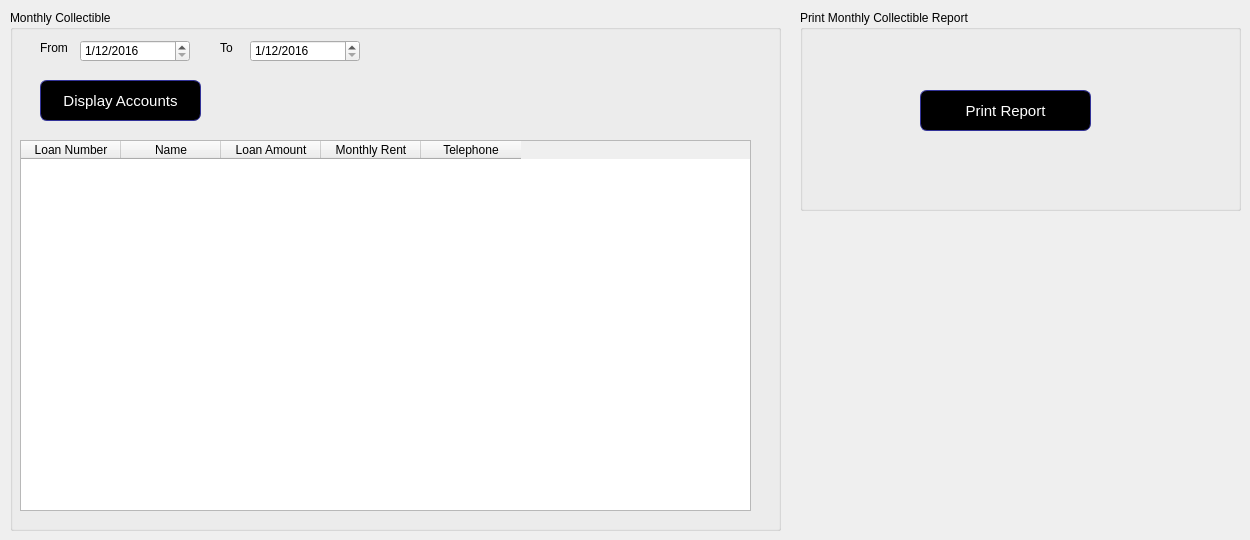
      <widget class="QWidget" name="tab_28">
       <attribute name="title">
        <string>Monthly Collectible</string>
       </attribute>
       <widget class="QGroupBox" name="groupBox_32">
        <property name="geometry">
         <rect>
          <x>800</x>
          <y>10</y>
          <width>441</width>
          <height>201</height>
         </rect>
        </property>
        <property name="title">
         <string>Print Monthly Collectible Report</string>
        </property>
        <widget class="QPushButton" name="pushButton_29">
         <property name="geometry">
          <rect>
           <x>120</x>
           <y>80</y>
           <width>171</width>
           <height>41</height>
          </rect>
         </property>
         <property name="styleSheet">
          <string notr="true">QPushButton:hover {
color: black;
background-color: grey;
border-width: 1px;
border-color: #339;
border-style: solid;
border-radius: 7;
padding: 3px;
font-size: 15px;
padding-left: 5px;
padding-right: 5px;
}
QPushButton {
color: white;
background-color: QLinearGradient( );
border-width: 1px;
border-color: #339;
border-style: solid;
border-radius: 7;
padding: 3px;
font-size: 15px;
padding-left: 5px;
padding-right: 5px;

}</string>
         </property>
         <property name="text">
          <string>Print Report</string>
         </property>
        </widget>
       </widget>
       <widget class="QGroupBox" name="groupBox_33">
        <property name="geometry">
         <rect>
          <x>10</x>
          <y>10</y>
          <width>771</width>
          <height>521</height>
         </rect>
        </property>
        <property name="title">
         <string>Monthly Collectible</string>
        </property>
        <widget class="QLabel" name="label_92">
         <property name="geometry">
          <rect>
           <x>30</x>
           <y>30</y>
           <width>41</width>
           <height>16</height>
          </rect>
         </property>
         <property name="text">
          <string>From</string>
         </property>
        </widget>
        <widget class="QPushButton" name="pushButton_30">
         <property name="geometry">
          <rect>
           <x>30</x>
           <y>70</y>
           <width>161</width>
           <height>41</height>
          </rect>
         </property>
         <property name="styleSheet">
          <string notr="true">QPushButton:hover {
color: black;
background-color: grey;
border-width: 1px;
border-color: #339;
border-style: solid;
border-radius: 7;
padding: 3px;
font-size: 15px;
padding-left: 5px;
padding-right: 5px;
}
QPushButton {
color: white;
background-color: QLinearGradient( );
border-width: 1px;
border-color: #339;
border-style: solid;
border-radius: 7;
padding: 3px;
font-size: 15px;
padding-left: 5px;
padding-right: 5px;

}</string>
         </property>
         <property name="text">
          <string>Display Accounts</string>
         </property>
        </widget>
        <widget class="QTableWidget" name="tableWidget_12">
         <property name="geometry">
          <rect>
           <x>10</x>
           <y>130</y>
           <width>731</width>
           <height>371</height>
          </rect>
         </property>
         <column>
          <property name="text">
           <string>Loan Number</string>
          </property>
         </column>
         <column>
          <property name="text">
           <string>Name</string>
          </property>
         </column>
         <column>
          <property name="text">
           <string>Loan Amount</string>
          </property>
         </column>
         <column>
          <property name="text">
           <string>Monthly Rent</string>
          </property>
         </column>
         <column>
          <property name="text">
           <string>Telephone</string>
          </property>
         </column>
        </widget>
        <widget class="QDateEdit" name="dateEdit_15">
         <property name="geometry">
          <rect>
           <x>70</x>
           <y>30</y>
           <width>110</width>
           <height>22</height>
          </rect>
         </property>
         <property name="inputMethodHints">
          <set>Qt::ImhPreferNumbers</set>
         </property>
         <property name="displayFormat">
          <string>d/M/yyyy</string>
         </property>
         <property name="date">
          <date>
           <year>2016</year>
           <month>12</month>
           <day>1</day>
          </date>
         </property>
        </widget>
        <widget class="QDateEdit" name="dateEdit_24">
         <property name="geometry">
          <rect>
           <x>240</x>
           <y>30</y>
           <width>110</width>
           <height>22</height>
          </rect>
         </property>
         <property name="inputMethodHints">
          <set>Qt::ImhPreferNumbers</set>
         </property>
         <property name="displayFormat">
          <string>d/M/yyyy</string>
         </property>
         <property name="date">
          <date>
           <year>2016</year>
           <month>12</month>
           <day>1</day>
          </date>
         </property>
        </widget>
        <widget class="QLabel" name="label_170">
         <property name="geometry">
          <rect>
           <x>210</x>
           <y>30</y>
           <width>31</width>
           <height>16</height>
          </rect>
         </property>
         <property name="text">
          <string>To</string>
         </property>
        </widget>
       </widget>
      </widget>
